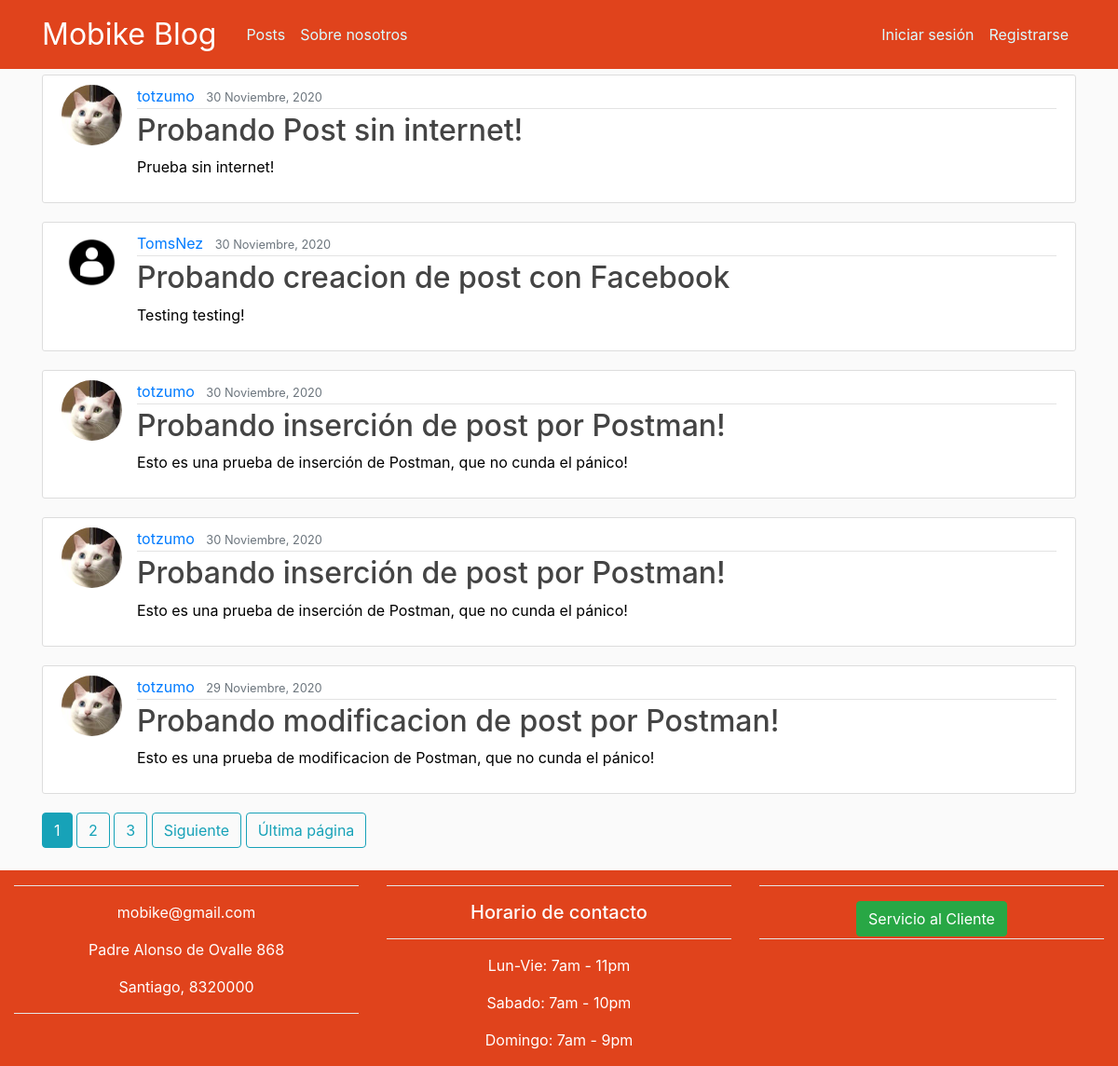
The page / on the database its author committed.
### blog/models.py (models this page shows, shortened)
class Post(models.Model):
    title = models.CharField(max_length=100)
    content = models.TextField()
    date_posted = models.DateTimeField(default=timezone.now)
    author = models.ForeignKey(User, on_delete=models.CASCADE)

### users/models.py (models this page shows, shortened)
class Profile(models.Model):
    user = models.OneToOneField(User, on_delete=models.CASCADE)
    image = models.ImageField(default='default.jpg', upload_to='profile_pics')

### blog/views.py (the view)
# urls.py: path('', PostListView.as_view(), name='blog-home'),
class PostListView(ListView):
    model = Post
    template_name = 'blog/home.html'
    context_object_name = 'posts'
    ordering = ['-date_posted']
    paginate_by = 5

### blog/templates/blog/home.html (shortened to what this page needs)
{% extends "blog/base.html" %}
{% block content %}
    {% for post in posts %}
    <article class="media content-section">
        <img class="rounded-circle article-img" src="{{ post.author.profile.image.url }}">
        <div class="media-body">
            <div class="article-metadata">
                <a class="mr-2" href="{% url 'user-posts' post.author.username %}">{{ post.author }}</a>
                <small class="text-muted">{{ post.date_posted|date:"d F, Y" }}</small>
            </div>
            <h2><a class="article-title" href="{% url 'post-detail' post.id %}">{{ post.title }}</a></h2>
            <p class="article-content">{{ post.content }}</p>
        </div>
    </article>
    {% endfor %}
    {% if is_paginated %}
        {% for num in page_obj.paginator.page_range %}
            {% if page_obj.number == num %}
                <a class="btn btn-info mb-4" href="?page={{ num }}">{{ num }}</a>
            {% elif num > page_obj.number|add:'-3' and num < page_obj.number|add:'3' %}
                <a class="btn btn-outline-info mb-4" href="?page={{ num }}">{{ num }}</a>
            {% endif %}
        {% endfor %}
        {% if page_obj.has_next %}
            <a class="btn btn-outline-info mb-4" href="?page={{ page_obj.next_page_number }}">Siguiente</a>
            <a class="btn btn-outline-info mb-4" href="?page={{ page_obj.paginator.num_pages }}">Última página</a>
        {% endif %}
    {% endif %}
{% endblock content %}

### blog/static/blog/main.css (style rules this page uses)
body { background: #fafafa; color: #333333; margin-top: 5rem; height: 100%; }
h1, h2, h3, h4, h5, h6, p { color: black; }
.content-section { background: #ffffff; padding: 10px 20px; border: 1px solid #dddddd; border-radius: 3px; margin-bottom: 20px; }
.article-title { color: #444444; }
.article-content { white-space: pre-line; }
.article-img { height: 65px; width: 65px; margin-right: 16px; }
.article-metadata { padding-bottom: 1px; margin-bottom: 4px; border-bottom: 1px solid #e3e3e3 }

### rows shown on the page
Post: author.profile.image (picture), author "totzumo", date_posted "30 Noviembre, 2020", title "Probando Post sin internet!", content "Prueba sin internet!"
Post: author.profile.image (placeholder picture), author "TomsNez", date_posted "30 Noviembre, 2020", title "Probando creacion de post con Facebook", content "Testing testing!"
Post: author.profile.image (picture), author "totzumo", date_posted "30 Noviembre, 2020", title "Probando inserción de post por Postman!", content "Esto es una prueba de inserción de Postman, que no cunda el pánico!"
Post: author.profile.image (picture), author "totzumo", date_posted "30 Noviembre, 2020", title "Probando inserción de post por Postman!", content "Esto es una prueba de inserción de Postman, que no cunda el pánico!"
Post: author.profile.image (picture), author "totzumo", date_posted "29 Noviembre, 2020", title "Probando modificacion de post por Postman!", content "Esto es una prueba de modificacion de Postman, que no cunda el pánico!"

### other values the page prints
{{ num }} "1"
{{ num }} "2" "3"
